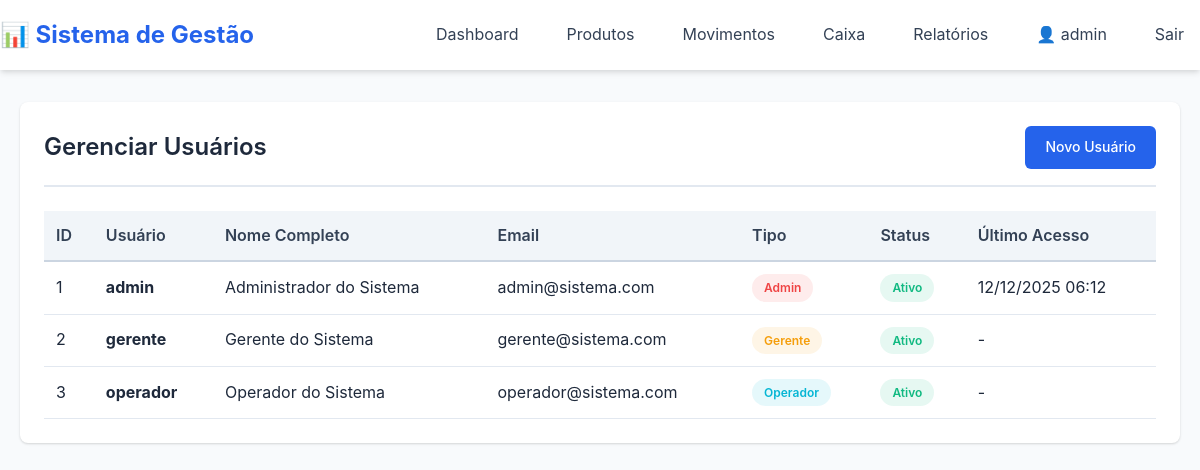
Before: /auth/usuarios (signed in) with the older database file.
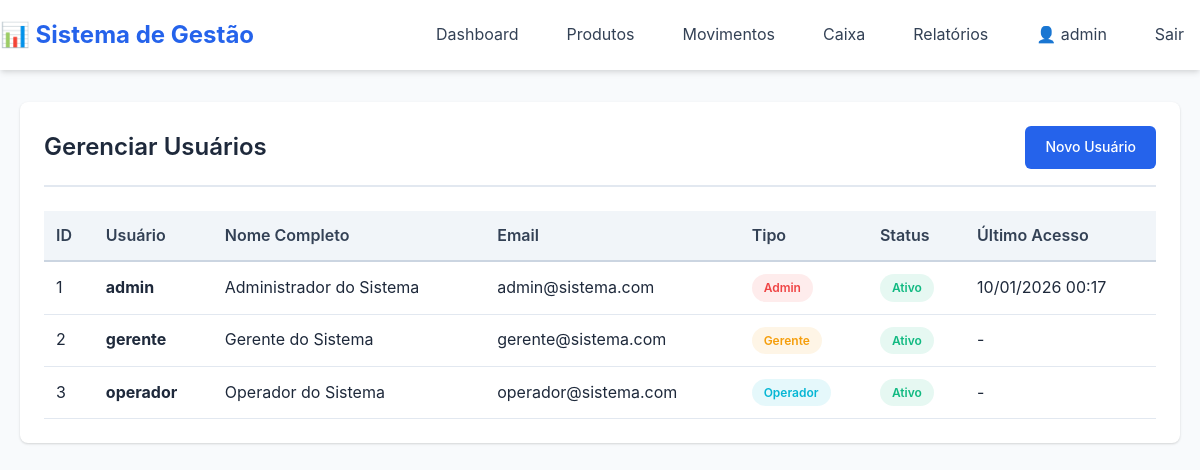
After: the same page with the newer database file.
### app/models/usuario.py (models this page shows, shortened)
class Usuario(UserMixin, db.Model):
    __tablename__ = 'usuario'
    id = db.Column(db.Integer, primary_key=True)
    username = db.Column(db.String(50), unique=True, nullable=False)
    senha_hash = db.Column(db.String(200), nullable=False)
    nome_completo = db.Column(db.String(100), nullable=False)
    email = db.Column(db.String(100), unique=True, nullable=False)
    tipo = db.Column(db.String(20), nullable=False)  # 'admin', 'gerente', 'operador'
    ativo = db.Column(db.Boolean, default=True)
    data_criacao = db.Column(db.DateTime, default=datetime.utcnow)
    ultimo_acesso = db.Column(db.DateTime)
    @property
    def is_admin(self):
        return self.tipo == 'admin'

### app/blueprints/auth.py (the view)
@auth_bp.route('/usuarios')
def listar_usuarios():
    if not current_user.is_authenticated or not current_user.is_admin:
        flash('Acesso negado', 'danger')
        return redirect(url_for('main.index'))
    usuarios = AuthService.listar_usuarios()
    return render_template('auth/usuarios.html', usuarios=usuarios)

### app/services/auth_service.py (called while the page is built)
    @staticmethod
    def listar_usuarios():
        return Usuario.query.all()

### app/templates/auth/usuarios.html (shortened to what this page needs)
{% extends 'base.html' %}
{% block content %}
<div class="card">
    <div class="card-header">
        <h1 class="card-title">Gerenciar Usuários</h1>
        <a href="{{ url_for('auth.novo_usuario') }}" class="btn btn-primary">Novo Usuário</a>
    </div>
    {% if usuarios %}
        <div class="table-responsive">
            <table>
                <thead>
                    <tr>
                        <th>ID</th>
                        <th>Usuário</th>
                        <th>Nome Completo</th>
                        <th>Email</th>
                        <th>Tipo</th>
                        <th>Status</th>
                        <th>Último Acesso</th>
                    </tr>
                </thead>
                <tbody>
                    {% for u in usuarios %}
                    <tr>
                        <td>{{ u.id }}</td>
                        <td><strong>{{ u.username }}</strong></td>
                        <td>{{ u.nome_completo }}</td>
                        <td>{{ u.email }}</td>
                        <td>
                            {% if u.tipo == 'admin' %}
                                <span class="badge badge-danger">Admin</span>
                            {% elif u.tipo == 'gerente' %}
                                <span class="badge badge-warning">Gerente</span>
                            {% else %}
                                <span class="badge badge-info">Operador</span>
                            {% endif %}
                        </td>
                        <td>
                            {% if u.ativo %}
                                <span class="badge badge-success">Ativo</span>
                            {% else %}
                                <span class="badge badge-danger">Inativo</span>
                            {% endif %}
                        </td>
                        <td>{{ u.ultimo_acesso.strftime('%d/%m/%Y %H:%M') if u.ultimo_acesso else '-' }}</td>
                    </tr>
                    {% endfor %}
                </tbody>
            </table>
        </div>
    {% else %}
        <p class="text-center text-muted">Nenhum usuário cadastrado.</p>
    {% endif %}
</div>
{% endblock %}

### app/templates/base.html (shortened to what this page needs)
<!DOCTYPE html>
<html lang="pt-BR">
<head>
    <link rel="stylesheet" href="{{ url_for('static', filename='css/style.css') }}">
</head>
<body>
    <nav class="navbar">
        <div class="container navbar-container">
            <a href="{{ url_for('main.index') }}" class="navbar-brand">📊 Sistema de Gestão</a>
            <ul class="navbar-menu" id="navbarMenu">
                <li><a href="{{ url_for('main.index') }}" class="{{ 'active' if request.endpoint == 'main.index' }}">Dashboard</a></li>
                <li><a href="{{ url_for('produtos.listar') }}" class="{{ 'active' if 'produtos' in request.endpoint }}">Produtos</a></li>
                <li><a href="{{ url_for('movimentos.listar') }}" class="{{ 'active' if 'movimentos' in request.endpoint }}">Movimentos</a></li>
                <li><a href="{{ url_for('caixa.index') }}" class="{{ 'active' if 'caixa' in request.endpoint }}">Caixa</a></li>
                <li><a href="{{ url_for('relatorios.index') }}" class="{{ 'active' if 'relatorios' in request.endpoint }}">Relatórios</a></li>
                <li><a href="{{ url_for('auth.perfil') }}" class="{{ 'active' if 'auth.perfil' in request.endpoint }}">👤 {{ current_user.username }}</a></li>
                <li><a href="{{ url_for('auth.logout') }}">Sair</a></li>
            </ul>
        </div>
    </nav>
    <main class="main-content">
        <div class="container">
            {% block content %}{% endblock %}
        </div>
    </main>
</body>
</html>

Changed rows visible on the page:
changed Usuario "admin": ultimo_acesso "12/12/2025 06:12" → "10/01/2026 00:17"
